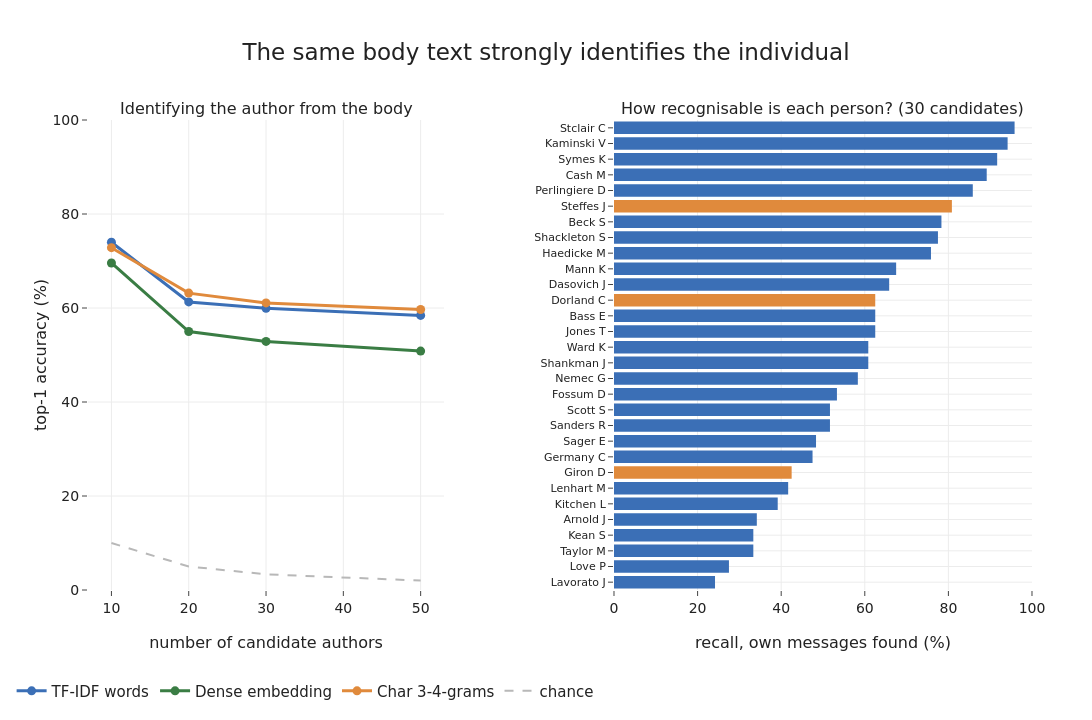

Notebook code for this chart:
### Markdown cell above
## Question 2: who wrote this mail?

The same vectors answer the individual question completely differently. We take
the most active people, hold out a fifth of each one's messages, and ask the
model to name the author from the body. Here authors *are* supposed to appear in
both splits - that is the task - so a stratified fold is the right protocol. The
left panel tracks top-1 accuracy as the candidate pool grows from ten to fifty
people; the dashed line is random guessing.

People are highly recognisable from their own words. Among ten candidates the
TF-IDF model names the author about three quarters of the time, and even among
fifty it stays far above the one-in-fifty chance line. The dense embedding trails
the raw words slightly - compressing to 200 dimensions throws away rare,
person-specific terms - while character n-grams alone, pure style, already carry
much of the signal. The right panel ranks individuals by how identifiable they
are: topic specialists with a narrow beat sit at the top, generalists who write
short internal notes at the bottom. Recognisability is an individual trait, and
it is the same signal that fooled the random-split group score in question 1.

### Code cell
ordered = ac[list(keep)].sort_values(ascending=False).index.tolist()
Ns = [10, 20, 30, 50]
curves = {name: [] for name in REPS}
for N in Ns:
    m = np.isin(persons, ordered[:N])
    for name, Xr in REPS.items():
        pr = cross_val_predict(LinearSVC(C=1), Xr[m], persons[m], n_jobs=-1,
                               cv=StratifiedKFold(5, shuffle=True, random_state=0))
        curves[name].append(accuracy_score(persons[m], pr))
print("author-id top-1 accuracy:", {k: [round(x, 3) for x in v] for k, v in curves.items()})

# per-person identifiability at N=30, from the word model
m30 = np.isin(persons, ordered[:30])
pr30 = cross_val_predict(LinearSVC(C=1), Xw[m30], persons[m30], n_jobs=-1,
                         cv=StratifiedKFold(5, shuffle=True, random_state=0))
pp = persons[m30]
rec = {p: recall_score(pp == p, pr30 == p) for p in ordered[:30]}
rec = dict(sorted(rec.items(), key=lambda kv: kv[1]))

fig = make_subplots(rows=1, cols=2, column_widths=[0.46, 0.54], horizontal_spacing=0.18,
    subplot_titles=["Identifying the author from the body",
                    "How recognisable is each person? (30 candidates)"])
repcol = {"TF-IDF words": BLUE, "Dense embedding": GREEN, "Char 3-4-grams": ORANGE}
for name in REPS:
    fig.add_trace(go.Scatter(x=Ns, y=[v * 100 for v in curves[name]], mode="lines+markers",
        name=name, line=dict(width=3, color=repcol[name]), marker=dict(size=9)), row=1, col=1)
fig.add_trace(go.Scatter(x=Ns, y=[100 / N for N in Ns], mode="lines", name="chance",
    line=dict(color=GREY, dash="dash")), row=1, col=1)
fig.update_xaxes(title_text="number of candidate authors", dtick=10, row=1, col=1)
fig.update_yaxes(title_text="top-1 accuracy (%)", range=[0, 100], row=1, col=1)
hs = list(rec)
fig.add_trace(go.Bar(y=[disp(h) for h in hs], x=[rec[h] * 100 for h in hs], orientation="h",
    marker_color=[CMAP[cl_name[h]] for h in hs], showlegend=False), row=1, col=2)
fig.update_xaxes(title_text="recall, own messages found (%)", range=[0, 100], row=1, col=2)
fig.update_yaxes(tickfont=dict(size=11), row=1, col=2)
fig.update_layout(title="The same body text strongly identifies the individual",
    legend=dict(orientation="h", y=-0.18, x=0.23, xanchor="center"))
save_fig(fig, "w6_2_person_identification.png", w=1260, h=720,
         margin=dict(l=60, r=60, t=120, b=110))

### Figure 1 — Plotly figure (JSON) as saved in the notebook; plotly's stock layout.template omitted (floating-point values rounded to 4 significant figures)
{"data": [{"line": {"color": "#3b6fb6", "width": 3}, "marker": {"size": 9}, "mode": "lines+markers", "name": "TF-IDF words", "type": "scatter", "x": [10, 20, 30, 50], "xaxis": "x", "y": [74.0, 61.29, 59.94, 58.42], "yaxis": "y"}, {"line": {"color": "#3a7d44", "width": 3}, "marker": {"size": 9}, "mode": "lines+markers", "name": "Dense embedding", "type": "scatter", "x": [10, 20, 30, 50], "xaxis": "x", "y": [69.58, 55.0, 52.89, 50.83], "yaxis": "y"}, {"line": {"color": "#e08a3c", "width": 3}, "marker": {"size": 9}, "mode": "lines+markers", "name": "Char 3-4-grams", "type": "scatter", "x": [10, 20, 30, 50], "xaxis": "x", "y": [72.83, 63.17, 61.08, 59.68], "yaxis": "y"}, {"line": {"color": "#b8b8b8", "dash": "dash"}, "mode": "lines", "name": "chance", "type": "scatter", "x": [10, 20, 30, 50], "xaxis": "x", "y": [10.0, 5.0, 3.333, 2.0], "yaxis": "y"}, {"marker": {"color": ["#3b6fb6", "#3b6fb6", "#3b6fb6", "#3b6fb6", "#3b6fb6", "#3b6fb6", "#3b6fb6", "#e08a3c", "#3b6fb6", "#3b6fb6", "#3b6fb6", "#3b6fb6", "#3b6fb6", "#3b6fb6", "#3b6fb6", "#3b6fb6", "#3b6fb6", "#3b6fb6", "#e08a3c", "#3b6fb6", "#3b6fb6", "#3b6fb6", "#3b6fb6", "#3b6fb6", "#e08a3c", "#3b6fb6", "#3b6fb6", "#3b6fb6", "#3b6fb6", "#3b6fb6"]}, "orientation": "h", "showlegend": false, "type": "bar", "x": [24.17, 27.5, 33.33, 33.33, 34.17, 39.17, 41.67, 42.5, 47.5, 48.33, 51.67, 51.67, 53.33, 58.33, 60.83, 60.83, 62.5, 62.5, 62.5, 65.83, 67.5, 75.83, 77.5, 78.33, 80.83, 85.83, 89.17, 91.67, 94.17, 95.83], "xaxis": "x2", "y": ["Lavorato J", "Love P", "Taylor M", "Kean S", "Arnold J", "Kitchen L", "Lenhart M", "Giron D", "Germany C", "Sager E", "Sanders R", "Scott S", "Fossum D", "Nemec G", "Shankman J", "Ward K", "Jones T", "Bass E", "Dorland C", "Dasovich J", "Mann K", "Haedicke M", "Shackleton S", "Beck S", "Steffes J", "Perlingiere D", "Cash M", "Symes K", "Kaminski V", "Stclair C"], "yaxis": "y2"}], "layout": {"annotations": [{"font": {"size": 16}, "showarrow": false, "text": "Identifying the author from the body", "x": 0.1886, "xanchor": "center", "xref": "paper", "y": 1.0, "yanchor": "bottom", "yref": "paper"}, {"font": {"size": 16}, "showarrow": false, "text": "How recognisable is each person? (30 candidates)", "x": 0.7786, "xanchor": "center", "xref": "paper", "y": 1.0, "yanchor": "bottom", "yref": "paper"}], "height": 720, "legend": {"orientation": "h", "x": 0.23, "xanchor": "center", "y": -0.18}, "margin": {"b": 110, "l": 60, "r": 60, "t": 120}, "title": {"text": "The same body text strongly identifies the individual"}, "width": 1260, "xaxis": {"anchor": "y", "domain": [0.0, 0.3772], "dtick": 10, "title": {"text": "number of candidate authors"}}, "xaxis2": {"anchor": "y2", "domain": [0.5572, 1.0], "range": [0, 100], "title": {"text": "recall, own messages found (%)"}}, "yaxis": {"anchor": "x", "domain": [0.0, 1.0], "range": [0, 100], "title": {"text": "top-1 accuracy (%)"}}, "yaxis2": {"anchor": "x2", "domain": [0.0, 1.0], "tickfont": {"size": 11}}}}
